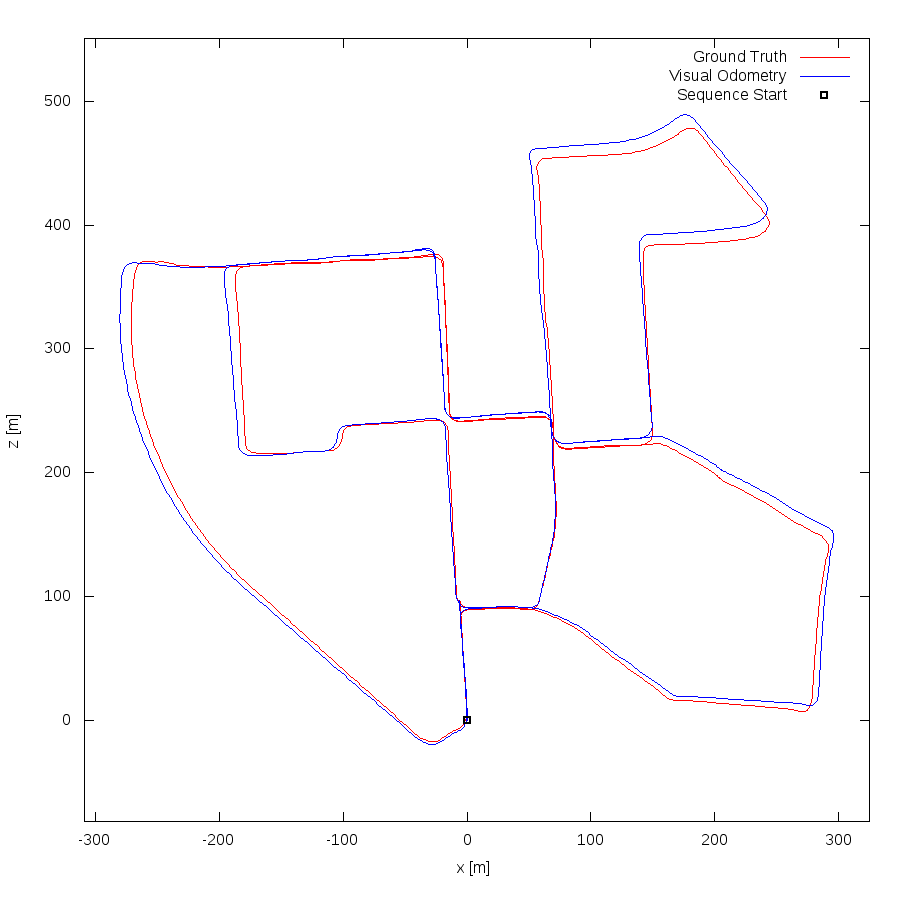

Write gnuplot code to recreate this figure.
set term postscript eps enhanced color
set output "00.eps"
set size ratio -1
set xrange [-309:325]
set yrange [-82:551]
set xlabel "x [m]"
set ylabel "z [m]"
plot "00.txt" using 1:2 lc rgb "#FF0000" title 'Ground Truth' w lines,"00.txt" using 3:4 lc rgb "#0000FF" title 'Visual Odometry' w lines,"< head -1 00.txt" using 1:2 lc rgb "#000000" pt 4 ps 1 lw 2 title 'Sequence Start' w points
